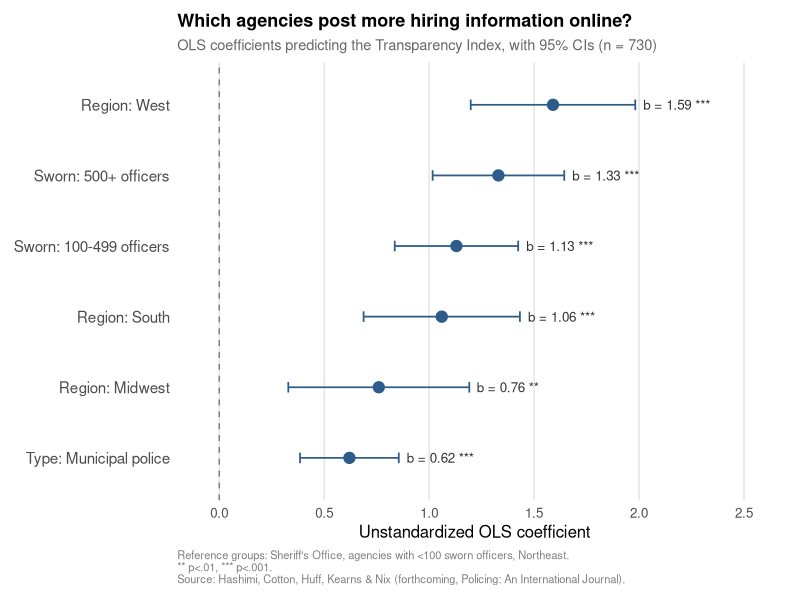
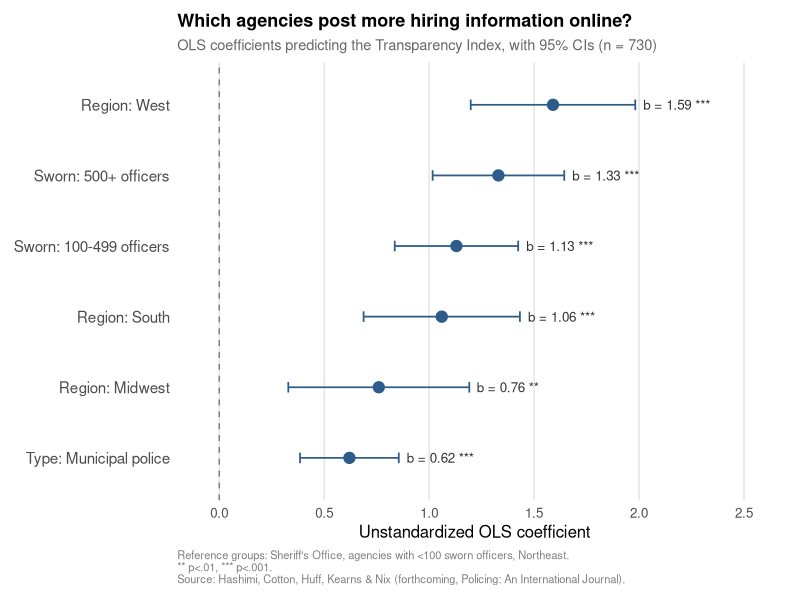

Write R code to recreate these figures, in order.
library(ggplot2)

coefs <- data.frame(
  predictor = c(
    "Region: West",
    "Sworn: 500+ officers",
    "Sworn: 100-499 officers",
    "Region: South",
    "Region: Midwest",
    "Type: Municipal police"
  ),
  b   = c(1.59, 1.33, 1.13, 1.06, 0.76, 0.62),
  se  = c(0.20, 0.16, 0.15, 0.19, 0.22, 0.12),
  sig = c("***", "***", "***", "***", "**", "***")
)

coefs$ci_lo <- coefs$b - 1.96 * coefs$se
coefs$ci_hi <- coefs$b + 1.96 * coefs$se
coefs$predictor <- factor(coefs$predictor, levels = rev(coefs$predictor))

ggplot(coefs, aes(x = b, y = predictor)) +
  geom_vline(xintercept = 0, linetype = "dashed", color = "gray50") +
  geom_errorbarh(aes(xmin = ci_lo, xmax = ci_hi), height = 0.15,
                 color = "#2E5C8A", linewidth = 0.6) +
  geom_point(color = "#2E5C8A", size = 3.5) +
  geom_text(aes(x = ci_hi, label = paste0("b = ", sprintf("%.2f", b), " ", sig)),
            hjust = -0.12, size = 3.4, color = "gray20") +
  scale_x_continuous(limits = c(-0.2, 2.5), expand = expansion(mult = c(0, 0.05))) +
  labs(
    title = "Which agencies post more hiring information online?",
    subtitle = "OLS coefficients predicting the Transparency Index, with 95% CIs (n = 730)",
    caption = paste(
      "Reference groups: Sheriff's Office, agencies with <100 sworn officers, Northeast.",
      "** p<.01, *** p<.001.",
      "Source: Hashimi, Cotton, Huff, Kearns & Nix (forthcoming, Policing: An International Journal).",
      sep = "\n"
    ),
    x = "Unstandardized OLS coefficient", y = NULL
  ) +
  theme_minimal(base_size = 12) +
  theme(
    plot.title    = element_text(face = "bold", size = 13),
    plot.subtitle = element_text(size = 10.5, color = "gray40"),
    plot.caption  = element_text(size = 8, color = "gray50", hjust = 0),
    panel.grid.major.y = element_blank(),
    panel.grid.minor    = element_blank(),
    panel.grid.major.x = element_line(color = "gray90"),
    axis.text.y = element_text(size = 11),
    plot.margin = margin(10, 20, 10, 10)
  )

ggsave(
  here::here("content/publication/72-hiring-and-screening/figure_3.png"),
  width = 8, height = 4.5, dpi = 300
)

message("Figure 3 saved.")
